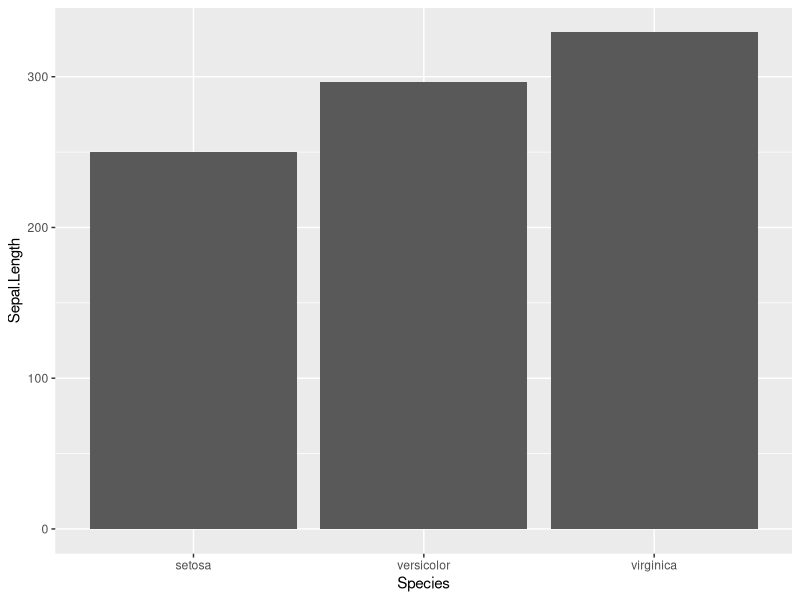

This figure's R source:
## ---- chunk 1

## ---- chunk 2
library(ggplot2)
ggplot(iris, aes(Species, Sepal.Length))+
  geom_col()

